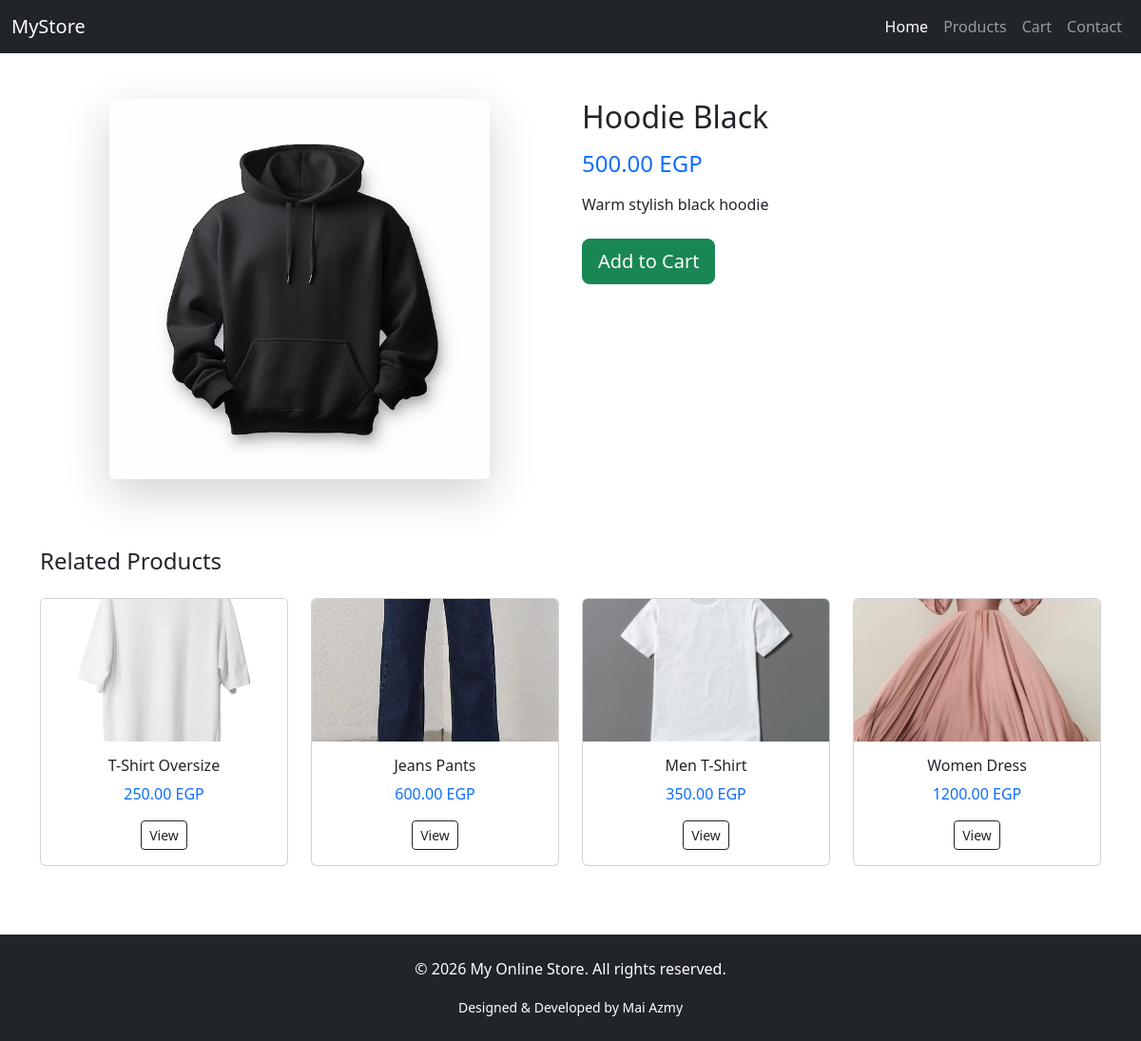
The page /pages/product-details.php?id=2 on the database its author committed.
### tables this page shows
CREATE TABLE `products` (
  `id` int(11) NOT NULL,
  `name` varchar(255) NOT NULL,
  `category` varchar(50) DEFAULT NULL,
  `price` decimal(10,2) NOT NULL,
  `description` text DEFAULT NULL,
  `image` varchar(255) NOT NULL
);

### pages/product-details.php (the view, shortened to what this page needs)
<?php
include '../inc/db.php';
include '../inc/header.php';
if(isset($_GET['id']) && is_numeric($_GET['id'])){
    $id = $_GET['id'];
    $stmt = $pdo->prepare("SELECT * FROM products WHERE id = ?");
    $stmt->execute([$id]);
    $product = $stmt->fetch(PDO::FETCH_ASSOC);
    $base_name = pathinfo($product['image'], PATHINFO_FILENAME);
    $found_image = '';
    $extensions = ['jpg','png','jpeg','webp','gif','avif'];
    foreach($extensions as $ext){
        if(file_exists("../images/$base_name.$ext")){
            $found_image = "$base_name.$ext";
            break;
        }
    }
} else {
    echo "<div class='container my-5'><h3>Invalid Product!</h3></div>";
    exit;
}
?>
<!DOCTYPE html>
<html lang="en">
<head>
    <link rel="stylesheet" href="../css/style.css">
</head>
<body>
    <div class="container my-5">
    <div class="row">
        <div class="col-12 col-md-6 mb-4">
            <div class="product-image text-center">
                <img src="../images/<?php echo $found_image; ?>" class="img-fluid rounded shadow-lg" style="max-height:400px; object-fit:cover;">
            </div>
        </div>
        <div class="col-12 col-md-6">
            <h2 class="mb-3"><?php echo $product['name']; ?></h2>
            <h4 class="text-primary mb-3"><?php echo $product['price']; ?> EGP</h4>
            <p class="mb-4"><?php echo $product['description']; ?></p>
            <button class="btn btn-success btn-lg"
                onclick="addToCart(<?php echo $product['id']; ?>,'<?php echo $product['name']; ?>',<?php echo $product['price']; ?>)">
                Add to Cart
            </button>
        </div>
    </div>
</div>
<div class="container my-5">
    <h4 class="mb-4">Related Products</h4>
    <div class="row">
        <?php
        $stmt2 = $pdo->prepare("SELECT * FROM products WHERE category = ? AND id != ? LIMIT 4");
        $stmt2->execute([$product['category'], $product['id']]);
        $related = $stmt2->fetchAll(PDO::FETCH_ASSOC);
        foreach($related as $r){
            $base = pathinfo($r['image'], PATHINFO_FILENAME);
            $img = '';
            foreach(['jpg','png','jpeg','webp','gif'] as $ext){
                if(file_exists("../images/$base.$ext")){
                    $img = "$base.$ext"; break;
                }
            }
        ?>
        <div class="col-6 col-md-3 mb-4">
            <div class="card h-100 hover-shadow">
                <img src="../images/<?php echo $img; ?>" class="card-img-top" style="height:150px; object-fit:cover;">
                <div class="card-body text-center">
                    <h6><?php echo $r['name']; ?></h6>
                    <p class="text-primary"><?php echo $r['price']; ?> EGP</p>
                    <a href="product-details.php?id=<?php echo $r['id']; ?>" class="btn btn-outline-dark btn-sm">View</a>
                </div>
            </div>
        </div>
        <?php } ?>
    </div>
</div>
<?php include '../inc/footer.php'; ?>
</body>
</html>

### css/style.css (style rules this page uses)
button { transition: 0.3s; }
.product-image img { transition: transform 0.5s ease, box-shadow 0.5s ease; cursor: pointer; }
.hover-shadow { transition: transform 0.3s ease, box-shadow 0.3s ease; }
.btn-success { transition: transform 0.2s, box-shadow 0.2s; }

### rows shown on the page
products: image (picture), name "Hoodie Black", price "500.00", description "Warm stylish black hoodie"
products: image (picture), name "T-Shirt Oversize", price "250.00"
products: shows a picture, name "Jeans Pants", price "600.00"
products: shows a picture, name "Men T-Shirt", price "350.00"
products: image (picture), name "Women Dress", price "1200.00"
